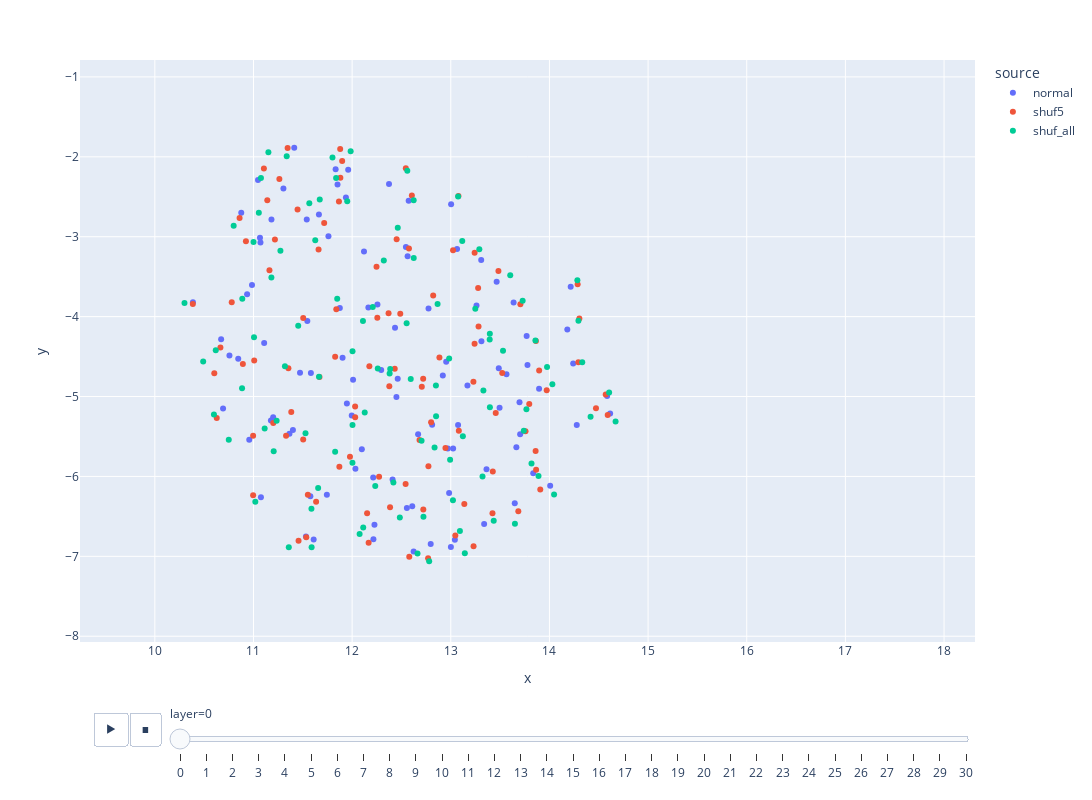

The notebook cell this image was saved under:
### Code cell
px.scatter(
    df,
    x="x",
    y="y",
    color="source",
    animation_frame="layer",
    width=1200,
    height=800,
    hover_name="name",
    range_x=[df.x.min() - 1, df.x.max() + 1],
    range_y=[df.y.min() - 1, df.y.max() + 1],
)

### Figure 1 — Plotly figure (JSON) as saved in the notebook; plotly's stock layout.template omitted (floating-point values rounded to 4 significant figures)
{"data": [{"hovertemplate": "<b>%{hovertext}</b><br><br>source=normal<br>layer=0<br>x=%{x}<br>y=%{y}<extra></extra>", "hovertext": ["0|d1v4wb_", "1|d1hd6a_", "2|d1yqga1", "3|d2ejna1", "4|d1wzza1", "5|d1zavu1", "6|d1iiea_", "7|d1mk7b1", "8|d1ewqa1", "9|d1f5na1", "10|d1bvp11", "11|d1tx4a_", "12|d1sb0a_", "13|d1c1ka_", "14|d1vi0a2", "15|d2b50a1", "16|d1olpa1", "17|d1n5ua1", "18|d1rqja_", "19|d1kp8a1", "20|d2ftua1", "21|d2h9da1", "22|d1pprm1", "23|d1n45a_", "24|d1m8ta_", "25|d1lria_", "26|d1g8qa_", "27|d2hxja1", "28|d1lrwb_", "29|d2cclb1", "30|d1yu8x1", "31|d1gjja1", "32|d1ijya_", "33|d1h99a1", "34|d1qkla_", "35|d1g9la_", "36|d1g8eb_", "37|d3bqoa1", "38|d1k1fa_", "39|d1k8ke_", "40|d1o0wa1", "41|d1tbaa_", "42|d1tlha_", "43|d1gpja1", "44|d2af7a1", "45|d1kbhb_", "46|d1l8wa_", "47|d1ni8a_", "48|d1r2za1", "49|d1nexa1", "50|d2ovrb1", "51|d2doda1", "52|d1a32a_", "53|d2q66a1", "54|d1m1eb_", "55|d1tf5a1", "56|d1j0ta_", "57|d1koya_", "58|d1j2na_", "59|d2h2ja1", "60|d1r6ea_", "61|d1mi1a1", "62|d1u97a_", "63|d1miua1", "64|d1mjea2", "65|d1nkta2", "66|d1miwa1", "67|d1qvra1", "68|d1m98a1", "69|d1tj1a1", "70|d1ku2a2", "71|d1ng7a_", "72|d1no1a_", "73|d2enda_", "74|d1or7c_", "75|d1ny9a_", "76|d2d6fc1", "77|d1nt2b_", "78|d2o9xa1", "79|d1n81a_", "80|d1sv1a_", "81|d1ofcx3", "82|d1mp1a_", "83|d1oqya3", "84|d1gaka_", "85|d1sfka_", "86|d1o5ha_", "87|d1s0pa_", "88|d1uptd_", "89|d1y74b1", "90|d1y9ia_", "91|d1q5za_", "92|d1sdia_", "93|d1izma_", "94|d2f23a1", "95|d1l6ja1", "96|d1nxha_", "97|d2icwg1", "98|d1riqa1", "99|d2oiea1"], "legendgroup": "normal", "marker": {"color": "#636efa", "symbol": "circle"}, "mode": "markers", "name": "normal", "orientation": "v", "showlegend": true, "type": "scatter", "x": [12.61, 14.58, 11.18, 13.46, 13.04, 12.57, 13.77, 13.9, 10.39, 11.07, 12.62, 12.41, 11.76, 13.49, 12.1, 12.97, 14.01, 13.78, 11.74, 11.53, 11.18, 11.9, 11.61, 12.45, 14.62, 13.0, 13.84, 12.01, 14.18, 11.58, 13.31, 13.06, 14.24, 12.46, 11.88, 11.2, 12.21, 12.67, 11.85, 13.7, 11.47, 11.55, 12.95, 11.3, 11.4, 12.77, 11.08, 11.41, 12.22, 12.26, 13.49, 11.66, 11.54, 13.34, 12.55, 10.96, 14.28, 11.96, 11.07, 11.95, 12.98, 13.65, 14.22, 13.66, 11.83, 11.11, 10.69, 10.67, 12.8, 11.36, 10.99, 13.64, 13.26, 13.07, 12.12, 11.58, 11.94, 10.94, 12.81, 13.56, 12.43, 13.0, 12.92, 12.56, 13.7, 12.55, 10.85, 13.36, 12.37, 13.31, 12.03, 13.02, 12.23, 12.0, 11.05, 12.29, 10.88, 13.17, 10.76, 12.16], "xaxis": "x", "y": [-6.372, -4.994, -5.3, -3.564, -6.792, -2.55, -4.242, -4.901, -3.82, -3.012, -6.941, -6.039, -2.995, -5.141, -5.659, -5.651, -6.117, -4.604, -6.228, -6.752, -2.786, -4.513, -6.791, -5.006, -5.213, -6.884, -5.96, -4.791, -4.162, -6.247, -4.307, -3.154, -4.585, -4.776, -3.893, -5.26, -6.012, -5.473, -2.346, -5.471, -4.702, -4.056, -4.564, -2.397, -5.419, -3.899, -6.259, -1.886, -6.785, -3.847, -4.647, -2.722, -2.784, -6.596, -3.128, -5.542, -5.355, -2.161, -3.073, -5.086, -6.206, -6.336, -3.625, -5.636, -2.155, -4.33, -5.149, -4.282, -6.845, -5.466, -3.605, -3.824, -3.861, -5.357, -3.186, -4.707, -2.51, -3.72, -5.354, -4.722, -4.138, -2.593, -4.738, -3.243, -5.071, -6.394, -4.528, -5.91, -2.34, -3.293, -5.903, -5.651, -6.604, -5.236, -2.29, -4.669, -2.7, -4.862, -4.486, -3.885], "yaxis": "y"}, {"hovertemplate": "<b>%{hovertext}</b><br><br>source=shuf5<br>layer=0<br>x=%{x}<br>y=%{y}<extra></extra>", "hovertext": ["0|d1v4wb_", "1|d1hd6a_", "2|d1yqga1", "3|d2ejna1", "4|d1wzza1", "5|d1zavu1", "6|d1iiea_", "7|d1mk7b1", "8|d1ewqa1", "9|d1f5na1", "10|d1bvp11", "11|d1tx4a_", "12|d1sb0a_", "13|d1c1ka_", "14|d1vi0a2", "15|d2b50a1", "16|d1olpa1", "17|d1n5ua1", "18|d1rqja_", "19|d1kp8a1", "20|d2ftua1", "21|d2h9da1", "22|d1pprm1", "23|d1n45a_", "24|d1m8ta_", "25|d1lria_", "26|d1g8qa_", "27|d2hxja1", "28|d1lrwb_", "29|d2cclb1", "30|d1yu8x1", "31|d1gjja1", "32|d1ijya_", "33|d1h99a1", "34|d1qkla_", "35|d1g9la_", "36|d1g8eb_", "37|d3bqoa1", "38|d1k1fa_", "39|d1k8ke_", "40|d1o0wa1", "41|d1tbaa_", "42|d1tlha_", "43|d1gpja1", "44|d2af7a1", "45|d1kbhb_", "46|d1l8wa_", "47|d1ni8a_", "48|d1r2za1", "49|d1nexa1", "50|d2ovrb1", "51|d2doda1", "52|d1a32a_", "53|d2q66a1", "54|d1m1eb_", "55|d1tf5a1", "56|d1j0ta_", "57|d1koya_", "58|d1j2na_", "59|d2h2ja1", "60|d1r6ea_", "61|d1mi1a1", "62|d1u97a_", "63|d1miua1", "64|d1mjea2", "65|d1nkta2", "66|d1miwa1", "67|d1qvra1", "68|d1m98a1", "69|d1tj1a1", "70|d1ku2a2", "71|d1ng7a_", "72|d1no1a_", "73|d2enda_", "74|d1or7c_", "75|d1ny9a_", "76|d2d6fc1", "77|d1nt2b_", "78|d2o9xa1", "79|d1n81a_", "80|d1sv1a_", "81|d1ofcx3", "82|d1mp1a_", "83|d1oqya3", "84|d1gaka_", "85|d1sfka_", "86|d1o5ha_", "87|d1s0pa_", "88|d1uptd_", "89|d1y74b1", "90|d1y9ia_", "91|d1q5za_", "92|d1sdia_", "93|d1izma_", "94|d2f23a1", "95|d1l6ja1", "96|d1nxha_", "97|d2icwg1", "98|d1riqa1", "99|d2oiea1"], "legendgroup": "shuf5", "marker": {"color": "#EF553B", "symbol": "circle"}, "mode": "markers", "name": "shuf5", "orientation": "v", "showlegend": true, "type": "scatter", "x": [12.38, 14.57, 11.2, 13.48, 13.23, 12.61, 13.86, 13.97, 10.39, 10.92, 12.58, 12.54, 11.66, 13.46, 11.98, 12.77, 13.91, 13.9, 11.63, 11.46, 11.14, 11.83, 11.54, 12.71, 14.59, 13.05, 13.86, 12.17, 14.3, 11.55, 13.28, 13.02, 14.29, 12.38, 11.84, 11.38, 12.27, 12.68, 11.88, 13.76, 11.35, 11.5, 12.88, 11.26, 11.5, 12.82, 11.0, 11.35, 12.17, 12.49, 13.24, 11.72, 11.45, 13.42, 12.45, 11.0, 14.47, 11.9, 11.22, 12.03, 13.14, 13.68, 14.29, 13.86, 11.88, 11.01, 10.63, 10.66, 12.77, 11.33, 11.16, 13.71, 13.28, 13.08, 12.25, 11.67, 11.87, 10.78, 12.8, 13.52, 12.26, 13.08, 12.72, 12.58, 13.8, 12.72, 10.89, 13.43, 12.54, 13.24, 11.87, 12.95, 12.15, 12.03, 11.11, 12.43, 10.86, 13.23, 10.6, 12.37], "xaxis": "x", "y": [-6.384, -4.974, -5.331, -3.428, -6.873, -2.485, -4.306, -4.922, -3.841, -3.056, -7.007, -6.096, -3.159, -5.208, -5.753, -5.872, -6.164, -4.673, -6.316, -6.806, -2.544, -4.501, -6.762, -4.876, -5.232, -6.74, -5.915, -4.621, -4.024, -6.229, -4.124, -3.17, -4.572, -4.872, -3.906, -5.195, -6.003, -5.543, -2.263, -5.435, -4.645, -4.019, -4.512, -2.277, -5.537, -3.734, -6.236, -1.888, -6.831, -3.963, -4.339, -2.827, -2.66, -6.461, -3.03, -5.492, -5.146, -2.053, -3.035, -5.126, -6.345, -6.436, -3.595, -5.683, -1.901, -4.55, -5.269, -4.385, -7.023, -5.491, -3.421, -3.845, -3.643, -5.428, -3.377, -4.756, -2.558, -3.82, -5.323, -4.706, -4.013, -2.492, -4.777, -3.148, -5.093, -6.414, -4.593, -5.938, -2.144, -3.201, -5.88, -5.644, -6.462, -5.259, -2.145, -4.652, -2.765, -4.816, -4.708, -3.958], "yaxis": "y"}, {"hovertemplate": "<b>%{hovertext}</b><br><br>source=shuf_all<br>layer=0<br>x=%{x}<br>y=%{y}<extra></extra>", "hovertext": ["0|d1v4wb_", "1|d1hd6a_", "2|d1yqga1", "3|d2ejna1", "4|d1wzza1", "5|d1zavu1", "6|d1iiea_", "7|d1mk7b1", "8|d1ewqa1", "9|d1f5na1", "10|d1bvp11", "11|d1tx4a_", "12|d1sb0a_", "13|d1c1ka_", "14|d1vi0a2", "15|d2b50a1", "16|d1olpa1", "17|d1n5ua1", "18|d1rqja_", "19|d1kp8a1", "20|d2ftua1", "21|d2h9da1", "22|d1pprm1", "23|d1n45a_", "24|d1m8ta_", "25|d1lria_", "26|d1g8qa_", "27|d2hxja1", "28|d1lrwb_", "29|d2cclb1", "30|d1yu8x1", "31|d1gjja1", "32|d1ijya_", "33|d1h99a1", "34|d1qkla_", "35|d1g9la_", "36|d1g8eb_", "37|d3bqoa1", "38|d1k1fa_", "39|d1k8ke_", "40|d1o0wa1", "41|d1tbaa_", "42|d1tlha_", "43|d1gpja1", "44|d2af7a1", "45|d1kbhb_", "46|d1l8wa_", "47|d1ni8a_", "48|d1r2za1", "49|d1nexa1", "50|d2ovrb1", "51|d2doda1", "52|d1a32a_", "53|d2q66a1", "54|d1m1eb_", "55|d1tf5a1", "56|d1j0ta_", "57|d1koya_", "58|d1j2na_", "59|d2h2ja1", "60|d1r6ea_", "61|d1mi1a1", "62|d1u97a_", "63|d1miua1", "64|d1mjea2", "65|d1nkta2", "66|d1miwa1", "67|d1qvra1", "68|d1m98a1", "69|d1tj1a1", "70|d1ku2a2", "71|d1ng7a_", "72|d1no1a_", "73|d2enda_", "74|d1or7c_", "75|d1ny9a_", "76|d2d6fc1", "77|d1nt2b_", "78|d2o9xa1", "79|d1n81a_", "80|d1sv1a_", "81|d1ofcx3", "82|d1mp1a_", "83|d1oqya3", "84|d1gaka_", "85|d1sfka_", "86|d1o5ha_", "87|d1s0pa_", "88|d1uptd_", "89|d1y74b1", "90|d1y9ia_", "91|d1q5za_", "92|d1sdia_", "93|d1izma_", "94|d2f23a1", "95|d1l6ja1", "96|d1nxha_", "97|d2icwg1", "98|d1riqa1", "99|d2oiea1"], "legendgroup": "shuf_all", "marker": {"color": "#00cc96", "symbol": "circle"}, "mode": "markers", "name": "shuf_all", "orientation": "v", "showlegend": true, "type": "scatter", "x": [12.48, 14.61, 11.11, 13.6, 13.14, 12.62, 13.86, 14.03, 10.3, 11.0, 12.66, 12.42, 11.63, 13.4, 12.0, 12.84, 14.05, 13.98, 11.66, 11.36, 11.05, 12.0, 11.59, 12.59, 14.67, 13.09, 13.89, 12.26, 14.29, 11.59, 13.4, 13.12, 14.33, 12.38, 11.85, 11.23, 12.23, 12.7, 11.84, 13.74, 11.32, 11.45, 12.98, 11.08, 11.53, 12.87, 11.02, 11.34, 12.08, 12.55, 13.39, 11.67, 11.57, 13.44, 12.46, 10.75, 14.42, 11.8, 11.27, 12.13, 13.02, 13.65, 14.28, 13.82, 11.98, 11.01, 10.6, 10.62, 12.78, 11.2, 11.18, 13.73, 13.25, 13.12, 12.32, 11.66, 11.95, 10.89, 12.85, 13.53, 12.11, 13.07, 12.85, 12.62, 13.77, 12.72, 10.88, 13.32, 12.56, 13.29, 11.83, 12.99, 12.11, 12.0, 11.15, 12.39, 10.8, 13.33, 10.49, 12.21], "xaxis": "x", "y": [-6.515, -4.95, -5.4, -3.483, -6.961, -2.545, -4.298, -4.848, -3.829, -3.067, -6.964, -6.076, -3.043, -5.134, -5.83, -5.639, -6.227, -4.631, -6.145, -6.886, -2.7, -4.434, -6.887, -4.781, -5.312, -6.683, -5.994, -4.649, -4.051, -6.403, -4.214, -3.053, -4.571, -4.711, -3.778, -5.304, -6.121, -5.554, -2.265, -5.429, -4.621, -4.114, -4.524, -2.265, -5.46, -3.842, -6.318, -1.992, -6.721, -4.083, -4.286, -2.535, -2.58, -6.556, -2.889, -5.542, -5.253, -2.007, -3.176, -5.2, -6.299, -6.592, -3.544, -5.838, -1.929, -4.259, -5.225, -4.42, -7.063, -5.686, -3.511, -3.801, -3.902, -5.497, -3.299, -4.753, -2.555, -3.778, -5.248, -4.428, -4.054, -2.495, -4.863, -3.267, -5.158, -6.505, -4.897, -6.0, -2.174, -3.157, -5.692, -5.792, -6.639, -5.358, -1.942, -4.656, -2.862, -4.924, -4.561, -3.878], "yaxis": "y"}], "layout": {"height": 800, "legend": {"title": {"text": "source"}, "tracegroupgap": 0}, "margin": {"t": 60}, "sliders": [{"active": 0, "currentvalue": {"prefix": "layer="}, "len": 0.9, "pad": {"b": 10, "t": 60}, "steps": [{"args": [["0"], {"frame": {"duration": 0, "redraw": false}, "fromcurrent": true, "mode": "immediate", "transition": {"duration": 0, "easing": "linear"}}], "label": "0", "method": "animate"}, {"args": [["1"], {"frame": {"duration": 0, "redraw": false}, "fromcurrent": true, "mode": "immediate", "transition": {"duration": 0, "easing": "linear"}}], "label": "1", "method": "animate"}, {"args": [["2"], {"frame": {"duration": 0, "redraw": false}, "fromcurrent": true, "mode": "immediate", "transition": {"duration": 0, "easing": "linear"}}], "label": "2", "method": "animate"}, {"args": [["3"], {"frame": {"duration": 0, "redraw": false}, "fromcurrent": true, "mode": "immediate", "transition": {"duration": 0, "easing": "linear"}}], "label": "3", "method": "animate"}, {"args": [["4"], {"frame": {"duration": 0, "redraw": false}, "fromcurrent": true, "mode": "immediate", "transition": {"duration": 0, "easing": "linear"}}], "label": "4", "method": "animate"}, {"args": [["5"], {"frame": {"duration": 0, "redraw": false}, "fromcurrent": true, "mode": "immediate", "transition": {"duration": 0, "easing": "linear"}}], "label": "5", "method": "animate"}, {"args": [["6"], {"frame": {"duration": 0, "redraw": false}, "fromcurrent": true, "mode": "immediate", "transition": {"duration": 0, "easing": "linear"}}], "label": "6", "method": "animate"}, {"args": [["7"], {"frame": {"duration": 0, "redraw": false}, "fromcurrent": true, "mode": "immediate", "transition": {"duration": 0, "easing": "linear"}}], "label": "7", "method": "animate"}, {"args": [["8"], {"frame": {"duration": 0, "redraw": false}, "fromcurrent": true, "mode": "immediate", "transition": {"duration": 0, "easing": "linear"}}], "label": "8", "method": "animate"}, {"args": [["9"], {"frame": {"duration": 0, "redraw": false}, "fromcurrent": true, "mode": "immediate", "transition": {"duration": 0, "easing": "linear"}}], "label": "9", "method": "animate"}, {"args": [["10"], {"frame": {"duration": 0, "redraw": false}, "fromcurrent": true, "mode": "immediate", "transition": {"duration": 0, "easing": "linear"}}], "label": "10", "method": "animate"}, {"args": [["11"], {"frame": {"duration": 0, "redraw": false}, "fromcurrent": true, "mode": "immediate", "transition": {"duration": 0, "easing": "linear"}}], "label": "11", "method": "animate"}, {"args": [["12"], {"frame": {"duration": 0, "redraw": false}, "fromcurrent": true, "mode": "immediate", "transition": {"duration": 0, "easing": "linear"}}], "label": "12", "method": "animate"}, {"args": [["13"], {"frame": {"duration": 0, "redraw": false}, "fromcurrent": true, "mode": "immediate", "transition": {"duration": 0, "easing": "linear"}}], "label": "13", "method": "animate"}, {"args": [["14"], {"frame": {"duration": 0, "redraw": false}, "fromcurrent": true, "mode": "immediate", "transition": {"duration": 0, "easing": "linear"}}], "label": "14", "method": "animate"}, {"args": [["15"], {"frame": {"duration": 0, "redraw": false}, "fromcurrent": true, "mode": "immediate", "transition": {"duration": 0, "easing": "linear"}}], "label": "15", "method": "animate"}, {"args": [["16"], {"frame": {"duration": 0, "redraw": false}, "fromcurrent": true, "mode": "immediate", "transition": {"duration": 0, "easing": "linear"}}], "label": "16", "method": "animate"}, {"args": [["17"], {"frame": {"duration": 0, "redraw": false}, "fromcurrent": true, "mode": "immediate", "transition": {"duration": 0, "easing": "linear"}}], "label": "17", "method": "animate"}, {"args": [["18"], {"frame": {"duration": 0, "redraw": false}, "fromcurrent": true, "mode": "immediate", "transition": {"duration": 0, "easing": "linear"}}], "label": "18", "method": "animate"}, {"args": [["19"], {"frame": {"duration": 0, "redraw": false}, "fromcurrent": true, "mode": "immediate", "transition": {"duration": 0, "easing": "linear"}}], "label": "19", "method": "animate"}, {"args": [["20"], {"frame": {"duration": 0, "redraw": false}, "fromcurrent": true, "mode": "immediate", "transition": {"duration": 0, "easing": "linear"}}], "label": "20", "method": "animate"}, {"args": [["21"], {"frame": {"duration": 0, "redraw": false}, "fromcurrent": true, "mode": "immediate", "transition": {"duration": 0, "easing": "linear"}}], "label": "21", "method": "animate"}, {"args": [["22"], {"frame": {"duration": 0, "redraw": false}, "fromcurrent": true, "mode": "immediate", "transition": {"duration": 0, "easing": "linear"}}], "label": "22", "method": "animate"}, {"args": [["23"], {"frame": {"duration": 0, "redraw": false}, "fromcurrent": true, "mode": "immediate", "transition": {"duration": 0, "easing": "linear"}}], "label": "23", "method": "animate"}, {"args": [["24"], {"frame": {"duration": 0, "redraw": false}, "fromcurrent": true, "mode": "immediate", "transition": {"duration": 0, "easing": "linear"}}], "label": "24", "method": "animate"}, {"args": [["25"], {"frame": {"duration": 0, "redraw": false}, "fromcurrent": true, "mode": "immediate", "transition": {"duration": 0, "easing": "linear"}}], "label": "25", "method": "animate"}, {"args": [["26"], {"frame": {"duration": 0, "redraw": false}, "fromcurrent": true, "mode": "immediate", "transition": {"duration": 0, "easing": "linear"}}], "label": "26", "method": "animate"}, {"args": [["27"], {"frame": {"duration": 0, "redraw": false}, "fromcurrent": true, "mode": "immediate", "transition": {"duration": 0, "easing": "linear"}}], "label": "27", "method": "animate"}, {"args": [["28"], {"frame": {"duration": 0, "redraw": false}, "fromcurrent": true, "mode": "immediate", "transition": {"duration": 0, "easing": "linear"}}], "label": "28", "method": "animate"}, {"args": [["29"], {"frame": {"duration": 0, "redraw": false}, "fromcurrent": true, "mode": "immediate", "transition": {"duration": 0, "easing": "linear"}}], "label": "29", "method": "animate"}, {"args": [["30"], {"frame": {"duration": 0, "redraw": false}, "fromcurrent": true, "mode": "immediate", "transition": {"duration": 0, "easing": "linear"}}], "label": "30", "method": "animate"}], "x": 0.1, "xanchor": "left", "y": 0, "yanchor": "top"}], "updatemenus": [{"buttons": [{"args": [null, {"frame": {"duration": 500, "redraw": false}, "fromcurrent": true, "mode": "immediate", "transition": {"duration": 500, "easing": "linear"}}], "label": "&#9654;", "method": "animate"}, {"args": [[null], {"frame": {"duration": 0, "redraw": false}, "fromcurrent": true, "mode": "immediate", "transition": {"duration": 0, "easing": "linear"}}], "label": "&#9724;", "method": "animate"}], "direction": "left", "pad": {"r": 10, "t": 70}, "showactive": false, "type": "buttons", "x": 0.1, "xanchor": "right", "y": 0, "yanchor": "top"}], "width": 1200, "xaxis": {"anchor": "y", "domain": [0, 1], "range": [9.242, 18.31], "title": {"text": "x"}}, "yaxis": {"anchor": "x", "domain": [0, 1], "range": [-8.072, -0.7881], "title": {"text": "y"}}}}
